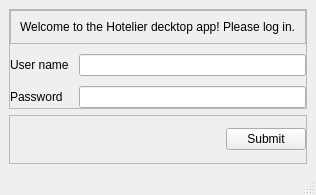
<?xml version="1.0" encoding="UTF-8"?>
<ui version="4.0">
 <class>LoginWindow</class>
 <widget class="QMainWindow" name="LoginWindow">
  <property name="geometry">
   <rect>
    <x>0</x>
    <y>0</y>
    <width>313</width>
    <height>195</height>
   </rect>
  </property>
  <property name="windowTitle">
   <string>Welcome</string>
  </property>
  <widget class="QWidget" name="centralwidget">
   <layout class="QVBoxLayout" name="verticalLayout">
    <item>
     <widget class="QFrame" name="frame">
      <property name="frameShape">
       <enum>QFrame::StyledPanel</enum>
      </property>
      <property name="frameShadow">
       <enum>QFrame::Raised</enum>
      </property>
      <layout class="QGridLayout" name="gridLayout_2">
       <property name="leftMargin">
        <number>0</number>
       </property>
       <property name="topMargin">
        <number>0</number>
       </property>
       <property name="rightMargin">
        <number>0</number>
       </property>
       <property name="bottomMargin">
        <number>0</number>
       </property>
       <property name="spacing">
        <number>10</number>
       </property>
       <item row="2" column="0">
        <widget class="QLabel" name="pswd_lbl">
         <property name="text">
          <string>Password</string>
         </property>
        </widget>
       </item>
       <item row="1" column="1">
        <widget class="QLineEdit" name="usr_leddit">
         <property name="text">
          <string/>
         </property>
        </widget>
       </item>
       <item row="1" column="0">
        <widget class="QLabel" name="usr_lbl">
         <property name="text">
          <string>User name</string>
         </property>
        </widget>
       </item>
       <item row="2" column="1">
        <widget class="QLineEdit" name="pswd_leddit">
         <property name="inputMask">
          <string/>
         </property>
         <property name="text">
          <string/>
         </property>
         <property name="echoMode">
          <enum>QLineEdit::Password</enum>
         </property>
         <property name="cursorPosition">
          <number>0</number>
         </property>
        </widget>
       </item>
       <item row="0" column="0" colspan="2">
        <widget class="QFrame" name="frame_3">
         <property name="frameShape">
          <enum>QFrame::StyledPanel</enum>
         </property>
         <property name="frameShadow">
          <enum>QFrame::Raised</enum>
         </property>
         <layout class="QHBoxLayout" name="horizontalLayout_2">
          <item>
           <widget class="QLabel" name="welcome_lbl">
            <property name="text">
             <string>Welcome to the Hotelier decktop app! Please log in.</string>
            </property>
           </widget>
          </item>
         </layout>
        </widget>
       </item>
      </layout>
     </widget>
    </item>
    <item>
     <widget class="QFrame" name="frame_2">
      <property name="frameShape">
       <enum>QFrame::StyledPanel</enum>
      </property>
      <property name="frameShadow">
       <enum>QFrame::Raised</enum>
      </property>
      <layout class="QHBoxLayout" name="horizontalLayout">
       <property name="spacing">
        <number>0</number>
       </property>
       <property name="leftMargin">
        <number>0</number>
       </property>
       <property name="topMargin">
        <number>0</number>
       </property>
       <property name="rightMargin">
        <number>0</number>
       </property>
       <property name="bottomMargin">
        <number>0</number>
       </property>
       <item>
        <spacer name="horizontalSpacer">
         <property name="orientation">
          <enum>Qt::Horizontal</enum>
         </property>
         <property name="sizeHint" stdset="0">
          <size>
           <width>652</width>
           <height>20</height>
          </size>
         </property>
        </spacer>
       </item>
       <item>
        <widget class="QPushButton" name="submit_btn">
         <property name="text">
          <string>Submit</string>
         </property>
        </widget>
       </item>
      </layout>
     </widget>
    </item>
   </layout>
  </widget>
  <widget class="QMenuBar" name="menubar">
   <property name="geometry">
    <rect>
     <x>0</x>
     <y>0</y>
     <width>313</width>
     <height>22</height>
    </rect>
   </property>
  </widget>
  <widget class="QStatusBar" name="statusbar"/>
 </widget>
 <resources/>
 <connections/>
</ui>
